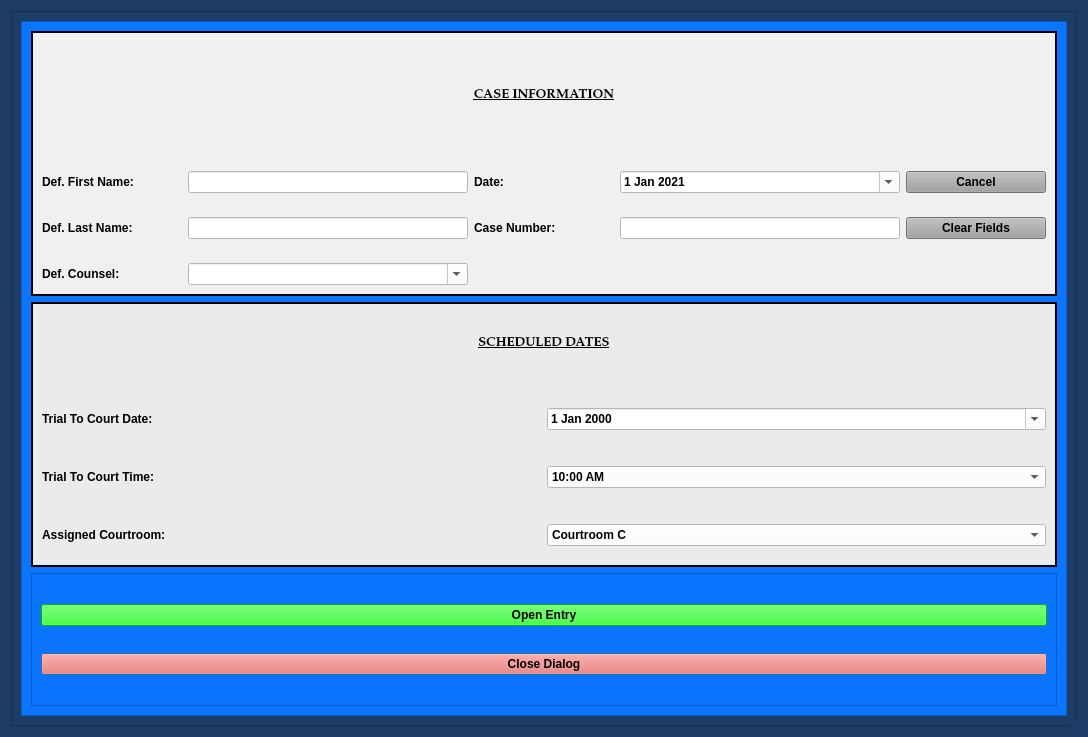
<?xml version="1.0" encoding="UTF-8"?>
<ui version="4.0">
 <class>TrialToCourtHearingDialog</class>
 <widget class="QDialog" name="TrialToCourtHearingDialog">
  <property name="windowModality">
   <enum>Qt::NonModal</enum>
  </property>
  <property name="geometry">
   <rect>
    <x>0</x>
    <y>0</y>
    <width>1088</width>
    <height>737</height>
   </rect>
  </property>
  <property name="sizePolicy">
   <sizepolicy hsizetype="Preferred" vsizetype="Preferred">
    <horstretch>0</horstretch>
    <verstretch>0</verstretch>
   </sizepolicy>
  </property>
  <property name="minimumSize">
   <size>
    <width>0</width>
    <height>0</height>
   </size>
  </property>
  <property name="maximumSize">
   <size>
    <width>2500</width>
    <height>3500</height>
   </size>
  </property>
  <property name="palette">
   <palette>
    <active>
     <colorrole role="Button">
      <brush brushstyle="SolidPattern">
       <color alpha="255">
        <red>29</red>
        <green>61</green>
        <blue>102</blue>
       </color>
      </brush>
     </colorrole>
     <colorrole role="Base">
      <brush brushstyle="SolidPattern">
       <color alpha="255">
        <red>29</red>
        <green>61</green>
        <blue>102</blue>
       </color>
      </brush>
     </colorrole>
     <colorrole role="Window">
      <brush brushstyle="SolidPattern">
       <color alpha="255">
        <red>29</red>
        <green>61</green>
        <blue>102</blue>
       </color>
      </brush>
     </colorrole>
    </active>
    <inactive>
     <colorrole role="Button">
      <brush brushstyle="SolidPattern">
       <color alpha="255">
        <red>29</red>
        <green>61</green>
        <blue>102</blue>
       </color>
      </brush>
     </colorrole>
     <colorrole role="Base">
      <brush brushstyle="SolidPattern">
       <color alpha="255">
        <red>29</red>
        <green>61</green>
        <blue>102</blue>
       </color>
      </brush>
     </colorrole>
     <colorrole role="Window">
      <brush brushstyle="SolidPattern">
       <color alpha="255">
        <red>29</red>
        <green>61</green>
        <blue>102</blue>
       </color>
      </brush>
     </colorrole>
    </inactive>
    <disabled>
     <colorrole role="Button">
      <brush brushstyle="SolidPattern">
       <color alpha="255">
        <red>29</red>
        <green>61</green>
        <blue>102</blue>
       </color>
      </brush>
     </colorrole>
     <colorrole role="Base">
      <brush brushstyle="SolidPattern">
       <color alpha="255">
        <red>29</red>
        <green>61</green>
        <blue>102</blue>
       </color>
      </brush>
     </colorrole>
     <colorrole role="Window">
      <brush brushstyle="SolidPattern">
       <color alpha="255">
        <red>29</red>
        <green>61</green>
        <blue>102</blue>
       </color>
      </brush>
     </colorrole>
    </disabled>
   </palette>
  </property>
  <property name="font">
   <font>
    <family>Palatino Linotype</family>
    <pointsize>10</pointsize>
    <weight>75</weight>
    <italic>false</italic>
    <bold>true</bold>
   </font>
  </property>
  <property name="windowTitle">
   <string>Trial To Court Hearing Notice Information</string>
  </property>
  <property name="toolTip">
   <string/>
  </property>
  <property name="styleSheet">
   <string notr="true">background-color: rgb(29, 61, 102);
font: 75 10pt &quot;Palatino Linotype&quot;;
font-weight: bold;</string>
  </property>
  <property name="sizeGripEnabled">
   <bool>true</bool>
  </property>
  <property name="modal">
   <bool>true</bool>
  </property>
  <layout class="QGridLayout" name="gridLayout_8">
   <item row="0" column="0">
    <widget class="QFrame" name="frame_4">
     <property name="styleSheet">
      <string notr="true">background-color: rgb(29, 61, 102);</string>
     </property>
     <property name="frameShape">
      <enum>QFrame::StyledPanel</enum>
     </property>
     <property name="frameShadow">
      <enum>QFrame::Raised</enum>
     </property>
     <layout class="QGridLayout" name="gridLayout_4">
      <item row="0" column="0">
       <widget class="QScrollArea" name="scrollArea">
        <property name="focusPolicy">
         <enum>Qt::NoFocus</enum>
        </property>
        <property name="styleSheet">
         <string notr="true">background-color: rgb(12, 117, 255);</string>
        </property>
        <property name="widgetResizable">
         <bool>true</bool>
        </property>
        <widget class="QWidget" name="scrollAreaWidgetContents">
         <property name="geometry">
          <rect>
           <x>0</x>
           <y>0</y>
           <width>1048</width>
           <height>697</height>
          </rect>
         </property>
         <layout class="QGridLayout" name="gridLayout_2" rowstretch="2,2,1">
          <item row="1" column="0">
           <widget class="QFrame" name="frame_5">
            <property name="styleSheet">
             <string notr="true">background-color: rgb(235, 235, 235);</string>
            </property>
            <property name="frameShape">
             <enum>QFrame::Box</enum>
            </property>
            <property name="frameShadow">
             <enum>QFrame::Plain</enum>
            </property>
            <property name="lineWidth">
             <number>2</number>
            </property>
            <layout class="QGridLayout" name="gridLayout_6">
             <item row="0" column="0">
              <layout class="QGridLayout" name="gridLayout_3">
               <property name="bottomMargin">
                <number>10</number>
               </property>
               <property name="verticalSpacing">
                <number>36</number>
               </property>
               <item row="1" column="0">
                <widget class="QLabel" name="label_4">
                 <property name="text">
                  <string>Trial To Court Date:</string>
                 </property>
                </widget>
               </item>
               <item row="1" column="1">
                <widget class="NoScrollDateEdit" name="trial_dateEdit">
                 <property name="styleSheet">
                  <string notr="true">color: rgb(0, 0, 0);
background-color: rgb(255, 255, 255);</string>
                 </property>
                 <property name="calendarPopup">
                  <bool>true</bool>
                 </property>
                </widget>
               </item>
               <item row="2" column="0">
                <widget class="QLabel" name="label_7">
                 <property name="text">
                  <string>Trial To Court Time:</string>
                 </property>
                </widget>
               </item>
               <item row="2" column="1">
                <widget class="NoScrollComboBox" name="trial_time_box">
                 <property name="styleSheet">
                  <string notr="true">background-color: rgb(255, 255, 255);</string>
                 </property>
                 <item>
                  <property name="text">
                   <string>10:00 AM</string>
                  </property>
                 </item>
                 <item>
                  <property name="text">
                   <string>10:30 AM</string>
                  </property>
                 </item>
                 <item>
                  <property name="text">
                   <string>11:00 AM</string>
                  </property>
                 </item>
                 <item>
                  <property name="text">
                   <string>11:30 AM</string>
                  </property>
                 </item>
                 <item>
                  <property name="text">
                   <string>1:00 PM</string>
                  </property>
                 </item>
                 <item>
                  <property name="text">
                   <string>1:30 PM</string>
                  </property>
                 </item>
                 <item>
                  <property name="text">
                   <string>2:00 PM</string>
                  </property>
                 </item>
                 <item>
                  <property name="text">
                   <string>2:30 PM</string>
                  </property>
                 </item>
                 <item>
                  <property name="text">
                   <string>3:00 PM</string>
                  </property>
                 </item>
                </widget>
               </item>
               <item row="3" column="0">
                <widget class="QLabel" name="label_8">
                 <property name="text">
                  <string>Assigned Courtroom:</string>
                 </property>
                </widget>
               </item>
               <item row="3" column="1">
                <widget class="NoScrollComboBox" name="hearing_location_box">
                 <property name="styleSheet">
                  <string notr="true">background-color: rgb(255, 255, 255);</string>
                 </property>
                 <item>
                  <property name="text">
                   <string>Courtroom C</string>
                  </property>
                 </item>
                 <item>
                  <property name="text">
                   <string>Courtroom B</string>
                  </property>
                 </item>
                 <item>
                  <property name="text">
                   <string>Courtroom A</string>
                  </property>
                 </item>
                </widget>
               </item>
               <item row="0" column="0" colspan="2">
                <widget class="QLabel" name="label_5">
                 <property name="font">
                  <font>
                   <family>Palatino Linotype</family>
                   <pointsize>10</pointsize>
                   <weight>75</weight>
                   <italic>false</italic>
                   <bold>true</bold>
                   <underline>true</underline>
                  </font>
                 </property>
                 <property name="text">
                  <string>SCHEDULED DATES</string>
                 </property>
                 <property name="alignment">
                  <set>Qt::AlignCenter</set>
                 </property>
                </widget>
               </item>
              </layout>
             </item>
            </layout>
           </widget>
          </item>
          <item row="0" column="0">
           <widget class="QFrame" name="case_name_Frame">
            <property name="sizePolicy">
             <sizepolicy hsizetype="Preferred" vsizetype="Preferred">
              <horstretch>0</horstretch>
              <verstretch>0</verstretch>
             </sizepolicy>
            </property>
            <property name="styleSheet">
             <string notr="true">background-color: rgb(240, 240, 240);</string>
            </property>
            <property name="frameShape">
             <enum>QFrame::Box</enum>
            </property>
            <property name="frameShadow">
             <enum>QFrame::Plain</enum>
            </property>
            <property name="lineWidth">
             <number>2</number>
            </property>
            <layout class="QGridLayout" name="gridLayout_5">
             <item row="0" column="0">
              <layout class="QGridLayout" name="gridLayout" columnstretch="1,2,1,2,1">
               <property name="verticalSpacing">
                <number>24</number>
               </property>
               <item row="1" column="0">
                <widget class="QLabel" name="label">
                 <property name="text">
                  <string>Def. First Name:</string>
                 </property>
                </widget>
               </item>
               <item row="1" column="1">
                <widget class="QLineEdit" name="defendant_first_name_lineEdit">
                 <property name="styleSheet">
                  <string notr="true">background-color: rgb(255, 255, 255);</string>
                 </property>
                </widget>
               </item>
               <item row="1" column="2">
                <widget class="QLabel" name="label_26">
                 <property name="text">
                  <string>Date:</string>
                 </property>
                </widget>
               </item>
               <item row="1" column="3">
                <widget class="NoScrollDateEdit" name="plea_trial_date">
                 <property name="focusPolicy">
                  <enum>Qt::NoFocus</enum>
                 </property>
                 <property name="styleSheet">
                  <string notr="true">color: rgb(0, 0, 0);
background-color: rgb(255, 255, 255);</string>
                 </property>
                 <property name="minimumDate">
                  <date>
                   <year>2021</year>
                   <month>1</month>
                   <day>1</day>
                  </date>
                 </property>
                 <property name="calendarPopup">
                  <bool>true</bool>
                 </property>
                 <property name="date">
                  <date>
                   <year>2021</year>
                   <month>1</month>
                   <day>1</day>
                  </date>
                 </property>
                </widget>
               </item>
               <item row="1" column="4">
                <widget class="QPushButton" name="cancel_Button">
                 <property name="focusPolicy">
                  <enum>Qt::NoFocus</enum>
                 </property>
                 <property name="styleSheet">
                  <string notr="true">background-color: rgb(160, 160, 160);</string>
                 </property>
                 <property name="text">
                  <string>Cancel</string>
                 </property>
                </widget>
               </item>
               <item row="2" column="0">
                <widget class="QLabel" name="label_2">
                 <property name="text">
                  <string>Def. Last Name:</string>
                 </property>
                </widget>
               </item>
               <item row="2" column="1">
                <widget class="QLineEdit" name="defendant_last_name_lineEdit">
                 <property name="enabled">
                  <bool>true</bool>
                 </property>
                 <property name="styleSheet">
                  <string notr="true">background-color: rgb(255, 255, 255);</string>
                 </property>
                </widget>
               </item>
               <item row="2" column="2">
                <widget class="QLabel" name="label_3">
                 <property name="text">
                  <string>Case Number:</string>
                 </property>
                </widget>
               </item>
               <item row="2" column="3">
                <widget class="QLineEdit" name="case_number_lineEdit">
                 <property name="maximumSize">
                  <size>
                   <width>500</width>
                   <height>16777215</height>
                  </size>
                 </property>
                 <property name="styleSheet">
                  <string notr="true">background-color: rgb(255, 255, 255);</string>
                 </property>
                </widget>
               </item>
               <item row="2" column="4">
                <widget class="QPushButton" name="clear_fields_case_Button">
                 <property name="focusPolicy">
                  <enum>Qt::NoFocus</enum>
                 </property>
                 <property name="styleSheet">
                  <string notr="true">background-color: rgb(160, 160, 160);</string>
                 </property>
                 <property name="text">
                  <string>Clear Fields</string>
                 </property>
                </widget>
               </item>
               <item row="3" column="0">
                <widget class="QLabel" name="label_24">
                 <property name="text">
                  <string>Def. Counsel:</string>
                 </property>
                </widget>
               </item>
               <item row="3" column="1">
                <widget class="DefenseCounselComboBox" name="defense_counsel_name_box">
                 <property name="styleSheet">
                  <string notr="true">background-color: rgb(255, 255, 255);</string>
                 </property>
                 <property name="editable">
                  <bool>true</bool>
                 </property>
                </widget>
               </item>
               <item row="0" column="0" colspan="5">
                <widget class="QLabel" name="label_6">
                 <property name="font">
                  <font>
                   <family>Palatino Linotype</family>
                   <pointsize>10</pointsize>
                   <weight>75</weight>
                   <italic>false</italic>
                   <bold>true</bold>
                   <underline>true</underline>
                  </font>
                 </property>
                 <property name="text">
                  <string>CASE INFORMATION</string>
                 </property>
                 <property name="alignment">
                  <set>Qt::AlignCenter</set>
                 </property>
                </widget>
               </item>
              </layout>
             </item>
            </layout>
           </widget>
          </item>
          <item row="2" column="0">
           <widget class="QFrame" name="frame_8">
            <property name="styleSheet">
             <string notr="true">background-color: rgb(12, 117, 255);</string>
            </property>
            <property name="frameShape">
             <enum>QFrame::StyledPanel</enum>
            </property>
            <property name="frameShadow">
             <enum>QFrame::Raised</enum>
            </property>
            <layout class="QGridLayout" name="gridLayout_10">
             <item row="0" column="0">
              <widget class="QPushButton" name="create_entry_Button">
               <property name="styleSheet">
                <string notr="true">background-color: rgb(0, 255, 0);
font: 75 11pt &quot;Palatino Linotype&quot;;
font-weight: bold;</string>
               </property>
               <property name="text">
                <string>Open Entry</string>
               </property>
               <property name="autoDefault">
                <bool>false</bool>
               </property>
              </widget>
             </item>
             <item row="2" column="0">
              <widget class="QPushButton" name="close_dialog_Button">
               <property name="styleSheet">
                <string notr="true">background-color: rgb(255, 96, 82);
font: 75 11pt &quot;Palatino Linotype&quot;;
font-weight: bold;</string>
               </property>
               <property name="text">
                <string>Close Dialog</string>
               </property>
              </widget>
             </item>
            </layout>
           </widget>
          </item>
         </layout>
        </widget>
       </widget>
      </item>
     </layout>
    </widget>
   </item>
  </layout>
 </widget>
 <customwidgets>
  <customwidget>
   <class>NoScrollDateEdit</class>
   <extends>QDateEdit</extends>
   <header>.custom_widgets</header>
  </customwidget>
  <customwidget>
   <class>NoScrollComboBox</class>
   <extends>QComboBox</extends>
   <header>.custom_widgets</header>
  </customwidget>
  <customwidget>
   <class>DefenseCounselComboBox</class>
   <extends>QComboBox</extends>
   <header>.custom_widgets</header>
  </customwidget>
 </customwidgets>
 <tabstops>
  <tabstop>defendant_first_name_lineEdit</tabstop>
  <tabstop>defendant_last_name_lineEdit</tabstop>
  <tabstop>case_number_lineEdit</tabstop>
  <tabstop>create_entry_Button</tabstop>
  <tabstop>close_dialog_Button</tabstop>
 </tabstops>
 <resources/>
 <connections/>
 <slots>
  <slot>create_entry()</slot>
  <slot>continue_dialog()</slot>
  <slot>close_window()</slot>
  <slot>set_dialog()</slot>
  <slot>update_case_information()</slot>
  <slot>ovi_dialog()</slot>
  <slot>sentencing_dialog()</slot>
  <slot>proceed_to_sentencing()</slot>
  <slot>proceed_to_ovi()</slot>
  <slot>add_charge()</slot>
  <slot>set_statute()</slot>
  <slot>set_pay_date()</slot>
  <slot>amend_offense()</slot>
  <slot>set_offense()</slot>
  <slot>add_charge_to_view()</slot>
  <slot>delete_charge()</slot>
  <slot>delete_charge_from_view()</slot>
  <slot>close_event()</slot>
  <slot>set_fra_in_file()</slot>
  <slot>set_fra_in_court()</slot>
  <slot>start_add_conditions_dialog()</slot>
  <slot>start_amend_offense_dialog()</slot>
 </slots>
</ui>
